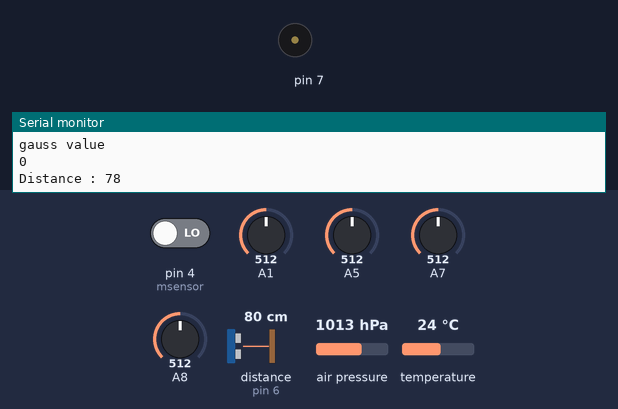
The sketch below on a simulated Arduino Mega 2560, built with avr-gcc and run on an emulated ATmega2560. Shown: buzzer (waves = sounding), the last lines printed to the serial monitor. Wiring (inferred from the names in the program): ultrasonic range finder: trigger pin 5; echo pin 6. The test bench sets the inputs (shaded band); at power-on: distance to the obstacle (sensor on pin 6) 80 cm, pin 4 (msensor) LOW, A1 = 512, A5 = 512, A7 = 512, A8 = 512, air pressure 1013 hPa, temperature 24 °C. The echo pulse lasts 58.3 µs per cm; the modem accepts every AT command (registered, SIM ready, sends succeed) and sends nothing else.

Above: at 2.2 s.
2.3 s: distance to the obstacle (sensor on pin 6) set to 39 cm
4.2 s: distance to the obstacle (sensor on pin 6) set to 34 cm
At 6.5 s:
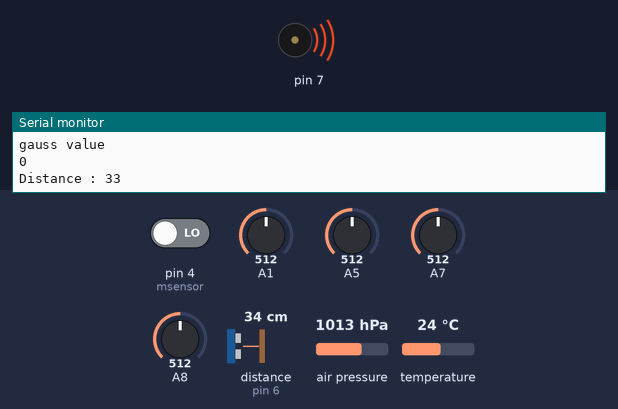
14.6 s: distance to the obstacle (sensor on pin 6) set to 10 cm
16.6 s: distance to the obstacle (sensor on pin 6) set to 7 cm
At 17.8 s:
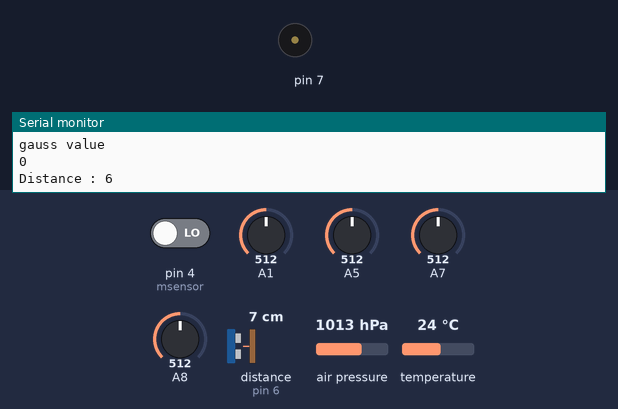
Timing chart, 0 to 19.5 s (numbered marks = the images above; inputs shaded):
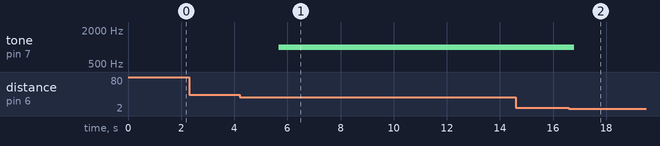

Measured:
- the behaviour switches between 37 and 36 cm on distance to the obstacle (sensor on pin 6) (found by bisection; images 0 and 1)
- the behaviour switches between 9 and 8 cm on distance to the obstacle (sensor on pin 6) (found by bisection; images 1 and 2)
- after the input at 4.2 s, tone on pin 7: silent → 1000 Hz after 1.5 s
- after the input at 16.6 s, tone on pin 7: 1000 Hz → silent after 0.19 s

The sketch:

sonarsensor.ino
```cpp
#include <OneWire.h>
#include <DallasTemperature.h>
#include <Wire.h>
#include <SPI.h>
//#include <NewPing.h>
#include <Adafruit_Sensor.h>
#include <Adafruit_BMP280.h>
#include <SoftwareSerial.h>
SoftwareSerial esp8266(11,10);
#define BMP_SCK 13
#define BMP_MISO 12
#define BMP_MOSI 11
#define BMP_CS 10

Adafruit_BMP280 bmp;
#define ONE_WIRE_BUS 3
#define MAX_TEMP 30

const int trigPin = 5;
const int echoPin = 6;
// defines variables
long duration;
int distance;

OneWire oneWire(ONE_WIRE_BUS);
// NewPing sonar(31, 33, 1234);
DallasTemperature sensors(&oneWire);
int flag,gss;
int lpgGasFlag=0;
int coGasFlag=0;
int overFlowFlag=0;
int lidFlag=1;
int LED = 8;
int msensor = 4;              // the pin that the sensor is atteched to
int mstate = LOW;             // by default, no motion detected
int mval = 0;
int tmp,co,lid,lpgg,ov;

void setup() {
sensors.begin();
flag=0;
pinMode(trigPin, OUTPUT); // Sets the trigPin as an Output
pinMode(echoPin, INPUT); // Sets the echoPin as an Input
Serial.begin(9600); // Starts the serial communication
}
void loop() {
// Clears the trigPin
digitalWrite(trigPin, LOW);
delayMicroseconds(2);
// Sets the trigPin on HIGH state for 10 micro seconds
digitalWrite(trigPin, HIGH);
delayMicroseconds(10);
digitalWrite(trigPin, LOW);
// Reads the echoPin, returns the sound wave travel time in microseconds
duration = pulseIn(echoPin, HIGH);
// Calculating the distance
distance= duration*0.034/2;
// Prints the distance on the Serial Monitor
//Serial.print("Distance: ");
//Serial.println(distance);

int lpgAnalogal=analogRead(5);
  if(lpgAnalogal>=400)lpgGasFlag=1;
  else lpgGasFlag=0;
//  Serial.println(lpgAnalogal);
  delay(100);
  int co=analogRead(A7);
  Serial.println(co);
  if(co>=305)coGasFlag=1;
  else coGasFlag=0;
  int sensorReading = analogRead(A1);

   int aValue =analogRead(A8);
  // Serial.println(aValue);
   gss = map(aValue, 102, 922 , -640, 640);
   Serial.println("gauss value");
   Serial.println(gss);
   int range = map(sensorReading, 0, 1024, 0, 3);
     switch (range) {
 case 0:
    overFlowFlag=2;
   // Serial.println("Overflow");
    break;
 case 1:
    overFlowFlag=1;
    //Serial.println("Overflow Warning");
    break;
 case 2:
    overFlowFlag=0;
    //Serial.println("Not Overflow");
    break;
  }

//Serial.println(gss);
  if(abs(gss)<=100) {

      lidFlag=0;
     // Serial.print("NO LID ");
    //Serial.println(gss);
    if(distance>7 && distance<=35)tone(7,1000);
    else noTone(7);
Serial.print("Distance : ");
Serial.println(distance);
// Prints the distance on the Serial Monitor
/*if(distance<=35 && distance>=8){
  tone(7, 1000);
}
else noTone(7);*/

     mval = digitalRead(msensor);   // read sensor value
  if (mval == HIGH) {           // check if the sensor is HIGH
   // digitalWrite(led, HIGH);   // turn LED ON
    //delay(100);                // delay 100 milliseconds
    // tone(7, 1000);
    if (mstate == LOW) {
      Serial.println("Motion detected!");

      mstate = HIGH;       // update variable state to HIGH
    }

  }
  else {
     // digitalWrite(led, LOW); // turn LED OFF
      //delay(200);             // delay 200 milliseconds

      if (mstate == HIGH){
        Serial.println("Motion stopped!");
        mstate = LOW;       // update variable state to LOW

    }
   // noTone(7);
  }
}
  else {
    noTone(7);
        lidFlag=1;
       // Serial.print("LID Detected ");
       // Serial.println(gss);

  }

 sensors.requestTemperatures(); // Send the command to get temperature readings

 //Serial.println("Temperature is: ");
 int tempPrint=(int)sensors.getTempCByIndex(0);


    if(coGasFlag==1)digitalWrite(LED, HIGH);
    else digitalWrite(LED, LOW);

  tmp=tempPrint;
  long prs=(long)bmp.readPressure();
  co=coGasFlag;
  lid=lidFlag;
  lpgg=lpgGasFlag;
  ov=overFlowFlag;

  esp8266.begin(115200);
  esp8266.print("AT+CIFSR\r\n");
  delay(100);
  esp8266.print("AT+CIPMUX=1\r\n");
  delay(100);
  esp8266.print("AT+CIPSTART=1,\"TCP\",\"192.168.43.23\",80\r\n");
  delay(100);
  esp8266.print("AT+CIPSEND=1,135\r\n");
  delay(100);

   /*Serial.print("GET /basementlog.php?level=");
  Serial.print(tmp);
  Serial.print("&fahrenheit=");
  Serial.print(prs);
  Serial.print("&humidity=");
  Serial.print(co);
  Serial.print("&lid=");
  Serial.print(lid);
  Serial.print("&lpg=");
  Serial.print(lpgg);
  Serial.print("&over=");
  Serial.print(ov);
  Serial.print(" HTTP/1.1\r\n");
*/


  esp8266.print("GET /basementlog.php?level=");
  esp8266.print(tmp);
  esp8266.print("&fahrenheit=");
  esp8266.print(prs);
  esp8266.print("&humidity=");
  esp8266.print(co);
  esp8266.print("&lid=");
  esp8266.print(lid);
  esp8266.print("&lpg=");
  esp8266.print(lpgg);
  esp8266.print("&over=");
  esp8266.print(ov);
  esp8266.print(" HTTP/1.1\r\n");
  esp8266.print("Host: 192.168.43.23\r\n");
  esp8266.print("connection:keep-alive\r\n");
  esp8266.print("\r\n");
  esp8266.print("\r\n");

/*int gss;
 int aValue =analogRead(A0);
  // Serial.println(aValue);
   gss = map(aValue, 102, 922 , -640, 640);
   Serial.println(gss);
//Serial.println(distance);
if(distance<=35 && distance>1) tone(7, 1000);
else noTone(7);*/

delay(100);
}
```
